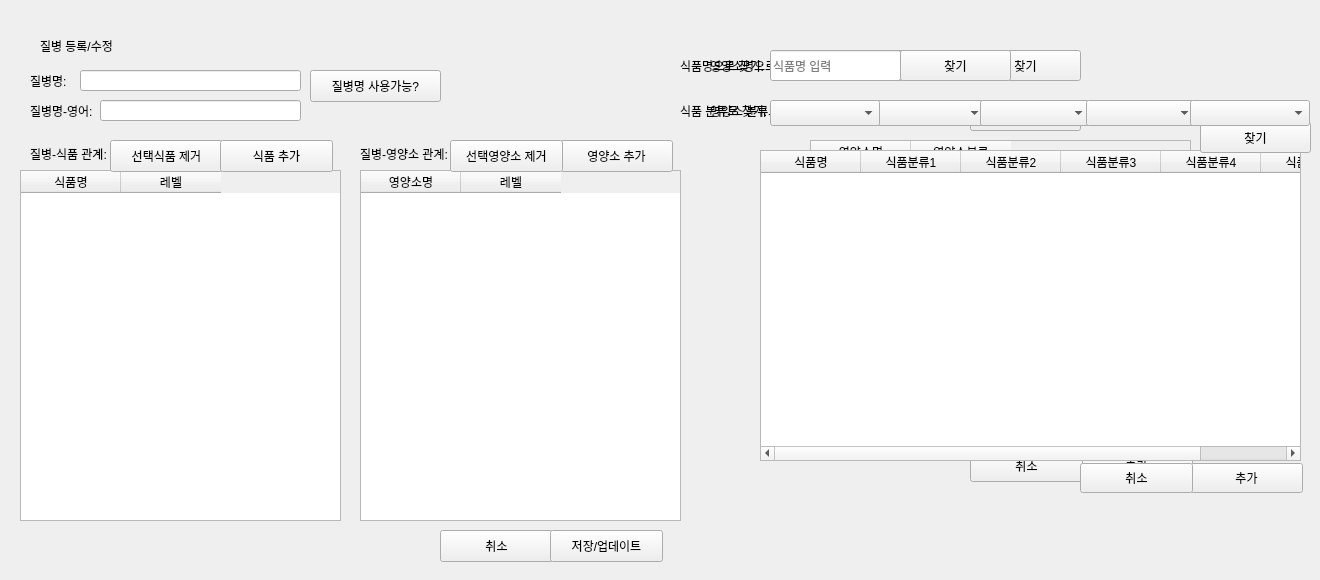
      <widget class="QWidget" name="page_data_dis_3_27">
       <widget class="QWidget" name="widget_41" native="true">
        <property name="geometry">
         <rect>
          <x>0</x>
          <y>0</y>
          <width>701</width>
          <height>571</height>
         </rect>
        </property>
        <widget class="QPushButton" name="btn_check_uniq_dis_name_27">
         <property name="geometry">
          <rect>
           <x>310</x>
           <y>70</y>
           <width>131</width>
           <height>32</height>
          </rect>
         </property>
         <property name="text">
          <string>질병명 사용가능?</string>
         </property>
        </widget>
        <widget class="QWidget" name="widget_42" native="true">
         <property name="geometry">
          <rect>
           <x>400</x>
           <y>500</y>
           <width>271</width>
           <height>71</height>
          </rect>
         </property>
         <widget class="QPushButton" name="btn_cancel_27">
          <property name="geometry">
           <rect>
            <x>40</x>
            <y>30</y>
            <width>113</width>
            <height>32</height>
           </rect>
          </property>
          <property name="text">
           <string>취소</string>
          </property>
         </widget>
         <widget class="QPushButton" name="btn_save_27">
          <property name="geometry">
           <rect>
            <x>150</x>
            <y>30</y>
            <width>113</width>
            <height>32</height>
           </rect>
          </property>
          <property name="text">
           <string>저장/업데이트</string>
          </property>
         </widget>
        </widget>
        <widget class="QLineEdit" name="lineEdit_dis_name_english_27">
         <property name="geometry">
          <rect>
           <x>100</x>
           <y>100</y>
           <width>201</width>
           <height>21</height>
          </rect>
         </property>
        </widget>
        <widget class="QLabel" name="label_33">
         <property name="geometry">
          <rect>
           <x>40</x>
           <y>30</y>
           <width>101</width>
           <height>31</height>
          </rect>
         </property>
         <property name="text">
          <string>질병 등록/수정</string>
         </property>
        </widget>
        <widget class="QLineEdit" name="lineEdit_dis_name_27">
         <property name="geometry">
          <rect>
           <x>80</x>
           <y>70</y>
           <width>221</width>
           <height>21</height>
          </rect>
         </property>
        </widget>
        <widget class="QLabel" name="label_168">
         <property name="geometry">
          <rect>
           <x>30</x>
           <y>100</y>
           <width>71</width>
           <height>21</height>
          </rect>
         </property>
         <property name="text">
          <string>질병명-영어:</string>
         </property>
        </widget>
        <widget class="QLabel" name="label_171">
         <property name="geometry">
          <rect>
           <x>30</x>
           <y>65</y>
           <width>60</width>
           <height>31</height>
          </rect>
         </property>
         <property name="text">
          <string>질병명:</string>
         </property>
        </widget>
        <widget class="QLabel" name="label_169">
         <property name="geometry">
          <rect>
           <x>30</x>
           <y>139</y>
           <width>161</width>
           <height>30</height>
          </rect>
         </property>
         <property name="text">
          <string>질병-식품 관계:</string>
         </property>
        </widget>
        <widget class="QLabel" name="label_170">
         <property name="geometry">
          <rect>
           <x>360</x>
           <y>138</y>
           <width>161</width>
           <height>31</height>
          </rect>
         </property>
         <property name="text">
          <string>질병-영양소 관계:</string>
         </property>
        </widget>
        <widget class="QWidget" name="widget_43" native="true">
         <property name="geometry">
          <rect>
           <x>10</x>
           <y>140</y>
           <width>371</width>
           <height>401</height>
          </rect>
         </property>
         <widget class="QTableWidget" name="tableWidget_dis_ing_27">
          <property name="geometry">
           <rect>
            <x>10</x>
            <y>30</y>
            <width>321</width>
            <height>351</height>
           </rect>
          </property>
          <column>
           <property name="text">
            <string>식품명</string>
           </property>
          </column>
          <column>
           <property name="text">
            <string>레벨</string>
           </property>
          </column>
         </widget>
         <widget class="QPushButton" name="btn_lookup_ing_27">
          <property name="geometry">
           <rect>
            <x>210</x>
            <y>0</y>
            <width>113</width>
            <height>32</height>
           </rect>
          </property>
          <property name="text">
           <string>식품 추가</string>
          </property>
         </widget>
         <widget class="QPushButton" name="btn_delete_selected_ings_27">
          <property name="geometry">
           <rect>
            <x>100</x>
            <y>0</y>
            <width>113</width>
            <height>32</height>
           </rect>
          </property>
          <property name="text">
           <string>선택식품 제거</string>
          </property>
         </widget>
         <zorder>tableWidget_dis_ing_27</zorder>
         <zorder>btn_delete_selected_ings_27</zorder>
         <zorder>btn_lookup_ing_27</zorder>
        </widget>
        <widget class="QWidget" name="widget_44" native="true">
         <property name="geometry">
          <rect>
           <x>350</x>
           <y>140</y>
           <width>371</width>
           <height>401</height>
          </rect>
         </property>
         <widget class="QTableWidget" name="tableWidget_dis_nut_27">
          <property name="geometry">
           <rect>
            <x>10</x>
            <y>30</y>
            <width>321</width>
            <height>351</height>
           </rect>
          </property>
          <property name="sortingEnabled">
           <bool>true</bool>
          </property>
          <column>
           <property name="text">
            <string>영양소명</string>
           </property>
          </column>
          <column>
           <property name="text">
            <string>레벨</string>
           </property>
          </column>
         </widget>
         <widget class="QPushButton" name="btn_lookup_nut_27">
          <property name="geometry">
           <rect>
            <x>210</x>
            <y>0</y>
            <width>113</width>
            <height>32</height>
           </rect>
          </property>
          <property name="text">
           <string>영양소 추가</string>
          </property>
         </widget>
         <widget class="QPushButton" name="btn_delete_selected_nuts_27">
          <property name="geometry">
           <rect>
            <x>100</x>
            <y>0</y>
            <width>113</width>
            <height>32</height>
           </rect>
          </property>
          <property name="text">
           <string>선택영양소 제거</string>
          </property>
         </widget>
        </widget>
        <zorder>widget_42</zorder>
        <zorder>label_33</zorder>
        <zorder>lineEdit_dis_name_27</zorder>
        <zorder>label_168</zorder>
        <zorder>label_171</zorder>
        <zorder>label_169</zorder>
        <zorder>label_170</zorder>
        <zorder>widget_43</zorder>
        <zorder>widget_44</zorder>
        <zorder>btn_check_uniq_dis_name_27</zorder>
        <zorder>lineEdit_dis_name_english_27</zorder>
       </widget>
       <widget class="QWidget" name="widget_popup_add_ing_27" native="true">
        <property name="enabled">
         <bool>true</bool>
        </property>
        <property name="geometry">
         <rect>
          <x>670</x>
          <y>40</y>
          <width>641</width>
          <height>471</height>
         </rect>
        </property>
        <widget class="QComboBox" name="comboBox_ing_category2_27">
         <property name="geometry">
          <rect>
           <x>206</x>
           <y>60</y>
           <width>110</width>
           <height>26</height>
          </rect>
         </property>
        </widget>
        <widget class="QComboBox" name="comboBox_ing_category1_27">
         <property name="geometry">
          <rect>
           <x>100</x>
           <y>60</y>
           <width>110</width>
           <height>26</height>
          </rect>
         </property>
         <property name="currentText">
          <string/>
         </property>
        </widget>
        <widget class="QLabel" name="label_160">
         <property name="geometry">
          <rect>
           <x>10</x>
           <y>50</y>
           <width>101</width>
           <height>41</height>
          </rect>
         </property>
         <property name="text">
          <string>식품 분류로 찾기:</string>
         </property>
        </widget>
        <widget class="QTableWidget" name="tableWidget_ing_candidates_27">
         <property name="geometry">
          <rect>
           <x>90</x>
           <y>110</y>
           <width>541</width>
           <height>311</height>
          </rect>
         </property>
         <column>
          <property name="text">
           <string>식품명</string>
          </property>
         </column>
         <column>
          <property name="text">
           <string>식품분류1</string>
          </property>
         </column>
         <column>
          <property name="text">
           <string>식품분류2</string>
          </property>
         </column>
         <column>
          <property name="text">
           <string>식품분류3</string>
          </property>
         </column>
         <column>
          <property name="text">
           <string>식품분류4</string>
          </property>
         </column>
         <column>
          <property name="text">
           <string>식품분류5</string>
          </property>
         </column>
        </widget>
        <widget class="QLineEdit" name="lineEdit_ing_name_27">
         <property name="geometry">
          <rect>
           <x>100</x>
           <y>10</y>
           <width>131</width>
           <height>31</height>
          </rect>
         </property>
         <property name="placeholderText">
          <string>식품명 입력</string>
         </property>
        </widget>
        <widget class="QPushButton" name="btn_findby_ing_category_27">
         <property name="geometry">
          <rect>
           <x>530</x>
           <y>82</y>
           <width>111</width>
           <height>31</height>
          </rect>
         </property>
         <property name="text">
          <string>찾기</string>
         </property>
        </widget>
        <widget class="QLabel" name="label_161">
         <property name="geometry">
          <rect>
           <x>10</x>
           <y>10</y>
           <width>101</width>
           <height>31</height>
          </rect>
         </property>
         <property name="text">
          <string>식품명으로 찾기:</string>
         </property>
        </widget>
        <widget class="QPushButton" name="btn_findby_ing_name_27">
         <property name="geometry">
          <rect>
           <x>230</x>
           <y>10</y>
           <width>111</width>
           <height>31</height>
          </rect>
         </property>
         <property name="text">
          <string>찾기</string>
         </property>
        </widget>
        <widget class="QPushButton" name="btn_add_selected_ing_27">
         <property name="geometry">
          <rect>
           <x>520</x>
           <y>423</y>
           <width>113</width>
           <height>30</height>
          </rect>
         </property>
         <property name="text">
          <string>추가</string>
         </property>
        </widget>
        <widget class="QComboBox" name="comboBox_ing_category3_27">
         <property name="geometry">
          <rect>
           <x>310</x>
           <y>60</y>
           <width>110</width>
           <height>26</height>
          </rect>
         </property>
        </widget>
        <widget class="QComboBox" name="comboBox_ing_category4_27">
         <property name="geometry">
          <rect>
           <x>416</x>
           <y>60</y>
           <width>110</width>
           <height>26</height>
          </rect>
         </property>
        </widget>
        <widget class="QComboBox" name="comboBox_ing_category5_27">
         <property name="geometry">
          <rect>
           <x>520</x>
           <y>60</y>
           <width>120</width>
           <height>26</height>
          </rect>
         </property>
        </widget>
        <widget class="QPushButton" name="btn_cancel_popup_ing_27">
         <property name="geometry">
          <rect>
           <x>410</x>
           <y>423</y>
           <width>113</width>
           <height>30</height>
          </rect>
         </property>
         <property name="text">
          <string>취소</string>
         </property>
        </widget>
       </widget>
       <widget class="QWidget" name="widget_popup_add_nut_27" native="true">
        <property name="enabled">
         <bool>true</bool>
        </property>
        <property name="geometry">
         <rect>
          <x>660</x>
          <y>40</y>
          <width>611</width>
          <height>451</height>
         </rect>
        </property>
        <widget class="QComboBox" name="comboBox_nut_category1_27">
         <property name="geometry">
          <rect>
           <x>160</x>
           <y>60</y>
           <width>140</width>
           <height>26</height>
          </rect>
         </property>
         <property name="currentText">
          <string/>
         </property>
        </widget>
        <widget class="QLabel" name="label_157">
         <property name="geometry">
          <rect>
           <x>50</x>
           <y>50</y>
           <width>101</width>
           <height>41</height>
          </rect>
         </property>
         <property name="text">
          <string>영양소 분류로 찾기:</string>
         </property>
        </widget>
        <widget class="QTableWidget" name="tableWidget_nut_candidates_27">
         <property name="geometry">
          <rect>
           <x>150</x>
           <y>100</y>
           <width>381</width>
           <height>301</height>
          </rect>
         </property>
         <column>
          <property name="text">
           <string>영양소명</string>
          </property>
         </column>
         <column>
          <property name="text">
           <string>영양소분류</string>
          </property>
         </column>
        </widget>
        <widget class="QLineEdit" name="lineEdit_nut_name_27">
         <property name="geometry">
          <rect>
           <x>160</x>
           <y>10</y>
           <width>140</width>
           <height>31</height>
          </rect>
         </property>
         <property name="placeholderText">
          <string>영양소명 입력</string>
         </property>
        </widget>
        <widget class="QPushButton" name="btn_findby_nut_category_27">
         <property name="geometry">
          <rect>
           <x>310</x>
           <y>60</y>
           <width>111</width>
           <height>31</height>
          </rect>
         </property>
         <property name="text">
          <string>찾기</string>
         </property>
        </widget>
        <widget class="QLabel" name="label_159">
         <property name="geometry">
          <rect>
           <x>50</x>
           <y>10</y>
           <width>101</width>
           <height>31</height>
          </rect>
         </property>
         <property name="text">
          <string>영양소명으로 찾기:</string>
         </property>
        </widget>
        <widget class="QPushButton" name="btn_findby_nut_name_27">
         <property name="geometry">
          <rect>
           <x>310</x>
           <y>10</y>
           <width>111</width>
           <height>31</height>
          </rect>
         </property>
         <property name="text">
          <string>찾기</string>
         </property>
        </widget>
        <widget class="QPushButton" name="btn_add_selected_nut_27">
         <property name="geometry">
          <rect>
           <x>420</x>
           <y>410</y>
           <width>113</width>
           <height>32</height>
          </rect>
         </property>
         <property name="text">
          <string>추가</string>
         </property>
        </widget>
        <widget class="QPushButton" name="btn_cancel_popup_nut_27">
         <property name="geometry">
          <rect>
           <x>310</x>
           <y>410</y>
           <width>113</width>
           <height>32</height>
          </rect>
         </property>
         <property name="text">
          <string>취소</string>
         </property>
        </widget>
       </widget>
       <zorder>widget_41</zorder>
       <zorder>widget_popup_add_nut_27</zorder>
       <zorder>widget_popup_add_ing_27</zorder>
      </widget>
